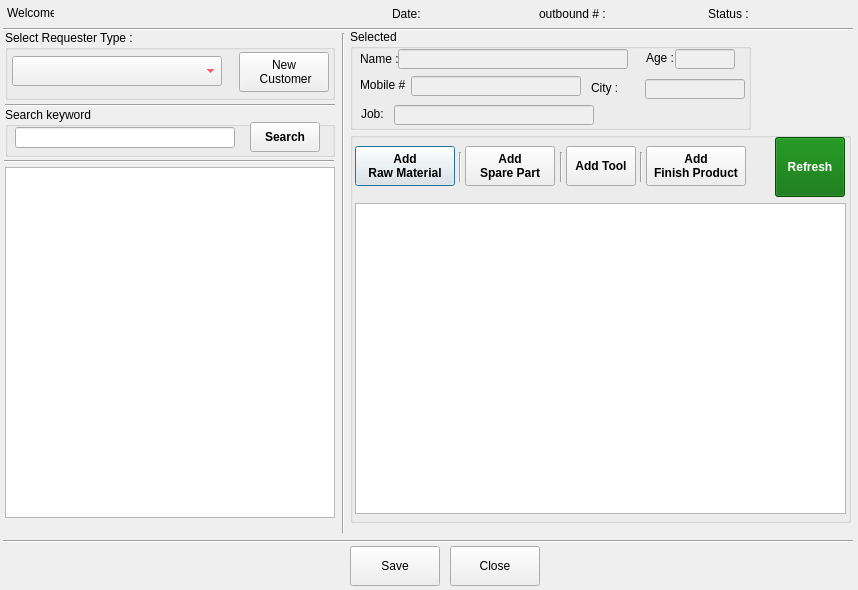
<?xml version="1.0" encoding="UTF-8"?>
<ui version="4.0">
 <class>createOBDialog</class>
 <widget class="QDialog" name="createOBDialog">
  <property name="geometry">
   <rect>
    <x>0</x>
    <y>0</y>
    <width>858</width>
    <height>590</height>
   </rect>
  </property>
  <property name="windowTitle">
   <string>Create Outbound</string>
  </property>
  <widget class="QLabel" name="label">
   <property name="geometry">
    <rect>
     <x>7</x>
     <y>3</y>
     <width>47</width>
     <height>20</height>
    </rect>
   </property>
   <property name="text">
    <string>Welcome, </string>
   </property>
  </widget>
  <widget class="QLabel" name="loggedUserlbl">
   <property name="geometry">
    <rect>
     <x>58</x>
     <y>4</y>
     <width>180</width>
     <height>20</height>
    </rect>
   </property>
   <property name="font">
    <font>
     <weight>75</weight>
     <bold>true</bold>
    </font>
   </property>
   <property name="text">
    <string/>
   </property>
  </widget>
  <widget class="Line" name="line">
   <property name="geometry">
    <rect>
     <x>3</x>
     <y>28</y>
     <width>850</width>
     <height>3</height>
    </rect>
   </property>
   <property name="orientation">
    <enum>Qt::Horizontal</enum>
   </property>
  </widget>
  <widget class="QGroupBox" name="bomgroupbox">
   <property name="enabled">
    <bool>true</bool>
   </property>
   <property name="geometry">
    <rect>
     <x>350</x>
     <y>132</y>
     <width>501</width>
     <height>391</height>
    </rect>
   </property>
   <property name="title">
    <string/>
   </property>
   <widget class="QPushButton" name="addNewRMbtn">
    <property name="geometry">
     <rect>
      <x>5</x>
      <y>14</y>
      <width>100</width>
      <height>40</height>
     </rect>
    </property>
    <property name="font">
     <font>
      <pointsize>9</pointsize>
      <weight>75</weight>
      <bold>true</bold>
     </font>
    </property>
    <property name="text">
     <string>Add 
Raw Material</string>
    </property>
   </widget>
   <widget class="QPushButton" name="addNewSPbtn">
    <property name="geometry">
     <rect>
      <x>115</x>
      <y>14</y>
      <width>90</width>
      <height>40</height>
     </rect>
    </property>
    <property name="font">
     <font>
      <pointsize>9</pointsize>
      <weight>75</weight>
      <bold>true</bold>
     </font>
    </property>
    <property name="text">
     <string>Add 
Spare Part</string>
    </property>
   </widget>
   <widget class="QTableView" name="protableView">
    <property name="geometry">
     <rect>
      <x>5</x>
      <y>71</y>
      <width>491</width>
      <height>311</height>
     </rect>
    </property>
    <property name="editTriggers">
     <set>QAbstractItemView::NoEditTriggers</set>
    </property>
    <property name="tabKeyNavigation">
     <bool>false</bool>
    </property>
    <property name="showDropIndicator" stdset="0">
     <bool>false</bool>
    </property>
    <property name="dragDropOverwriteMode">
     <bool>false</bool>
    </property>
    <property name="selectionMode">
     <enum>QAbstractItemView::SingleSelection</enum>
    </property>
    <property name="selectionBehavior">
     <enum>QAbstractItemView::SelectRows</enum>
    </property>
   </widget>
   <widget class="QPushButton" name="addNewTObtn">
    <property name="geometry">
     <rect>
      <x>216</x>
      <y>14</y>
      <width>70</width>
      <height>40</height>
     </rect>
    </property>
    <property name="font">
     <font>
      <pointsize>9</pointsize>
      <weight>75</weight>
      <bold>true</bold>
     </font>
    </property>
    <property name="text">
     <string>Add Tool</string>
    </property>
   </widget>
   <widget class="QPushButton" name="addNewFPbtn">
    <property name="geometry">
     <rect>
      <x>296</x>
      <y>14</y>
      <width>100</width>
      <height>40</height>
     </rect>
    </property>
    <property name="font">
     <font>
      <pointsize>9</pointsize>
      <weight>75</weight>
      <bold>true</bold>
     </font>
    </property>
    <property name="text">
     <string>Add 
Finish Product</string>
    </property>
   </widget>
   <widget class="Line" name="line_2">
    <property name="geometry">
     <rect>
      <x>109</x>
      <y>20</y>
      <width>3</width>
      <height>30</height>
     </rect>
    </property>
    <property name="orientation">
     <enum>Qt::Vertical</enum>
    </property>
   </widget>
   <widget class="Line" name="line_4">
    <property name="geometry">
     <rect>
      <x>210</x>
      <y>20</y>
      <width>3</width>
      <height>30</height>
     </rect>
    </property>
    <property name="orientation">
     <enum>Qt::Vertical</enum>
    </property>
   </widget>
   <widget class="Line" name="line_5">
    <property name="geometry">
     <rect>
      <x>290</x>
      <y>20</y>
      <width>3</width>
      <height>30</height>
     </rect>
    </property>
    <property name="orientation">
     <enum>Qt::Vertical</enum>
    </property>
   </widget>
   <widget class="QPushButton" name="refreshbtn">
    <property name="geometry">
     <rect>
      <x>425</x>
      <y>5</y>
      <width>70</width>
      <height>60</height>
     </rect>
    </property>
    <property name="font">
     <font>
      <pointsize>9</pointsize>
      <weight>75</weight>
      <bold>true</bold>
     </font>
    </property>
    <property name="styleSheet">
     <string notr="true">background-color: rgb(0, 108, 0);
color: rgb(255, 255, 255);</string>
    </property>
    <property name="text">
     <string>Refresh</string>
    </property>
   </widget>
  </widget>
  <widget class="QLabel" name="label_2">
   <property name="geometry">
    <rect>
     <x>392</x>
     <y>4</y>
     <width>30</width>
     <height>20</height>
    </rect>
   </property>
   <property name="text">
    <string>Date:</string>
   </property>
  </widget>
  <widget class="QLabel" name="nowdatelbl">
   <property name="geometry">
    <rect>
     <x>424</x>
     <y>4</y>
     <width>111</width>
     <height>20</height>
    </rect>
   </property>
   <property name="font">
    <font>
     <weight>75</weight>
     <bold>true</bold>
    </font>
   </property>
   <property name="text">
    <string/>
   </property>
  </widget>
  <widget class="QLabel" name="outboundnumlbl">
   <property name="geometry">
    <rect>
     <x>605</x>
     <y>4</y>
     <width>100</width>
     <height>20</height>
    </rect>
   </property>
   <property name="font">
    <font>
     <weight>75</weight>
     <bold>true</bold>
    </font>
   </property>
   <property name="text">
    <string/>
   </property>
  </widget>
  <widget class="QLabel" name="label_5">
   <property name="geometry">
    <rect>
     <x>539</x>
     <y>4</y>
     <width>70</width>
     <height>20</height>
    </rect>
   </property>
   <property name="text">
    <string>outbound # :</string>
   </property>
  </widget>
  <widget class="QLabel" name="label_6">
   <property name="geometry">
    <rect>
     <x>708</x>
     <y>4</y>
     <width>40</width>
     <height>20</height>
    </rect>
   </property>
   <property name="text">
    <string>Status :</string>
   </property>
  </widget>
  <widget class="QLabel" name="outboundstatuslbl">
   <property name="geometry">
    <rect>
     <x>746</x>
     <y>4</y>
     <width>101</width>
     <height>20</height>
    </rect>
   </property>
   <property name="font">
    <font>
     <weight>75</weight>
     <bold>true</bold>
    </font>
   </property>
   <property name="text">
    <string/>
   </property>
  </widget>
  <widget class="Line" name="line_7">
   <property name="geometry">
    <rect>
     <x>3</x>
     <y>540</y>
     <width>850</width>
     <height>3</height>
    </rect>
   </property>
   <property name="orientation">
    <enum>Qt::Horizontal</enum>
   </property>
  </widget>
  <widget class="QPushButton" name="savebtn">
   <property name="geometry">
    <rect>
     <x>350</x>
     <y>546</y>
     <width>90</width>
     <height>40</height>
    </rect>
   </property>
   <property name="text">
    <string>Save</string>
   </property>
  </widget>
  <widget class="QPushButton" name="closebtn">
   <property name="geometry">
    <rect>
     <x>450</x>
     <y>546</y>
     <width>90</width>
     <height>40</height>
    </rect>
   </property>
   <property name="text">
    <string>Close</string>
   </property>
  </widget>
  <widget class="QGroupBox" name="searchresultgbox">
   <property name="geometry">
    <rect>
     <x>350</x>
     <y>29</y>
     <width>401</width>
     <height>101</height>
    </rect>
   </property>
   <property name="title">
    <string>Selected </string>
   </property>
   <widget class="QLabel" name="label_8">
    <property name="geometry">
     <rect>
      <x>10</x>
      <y>20</y>
      <width>47</width>
      <height>20</height>
     </rect>
    </property>
    <property name="text">
     <string>Name :</string>
    </property>
   </widget>
   <widget class="QLineEdit" name="nameled">
    <property name="enabled">
     <bool>false</bool>
    </property>
    <property name="geometry">
     <rect>
      <x>48</x>
      <y>20</y>
      <width>230</width>
      <height>20</height>
     </rect>
    </property>
    <property name="font">
     <font>
      <pointsize>9</pointsize>
      <weight>75</weight>
      <bold>true</bold>
     </font>
    </property>
    <property name="styleSheet">
     <string notr="true">color: rgb(255, 0, 0);</string>
    </property>
   </widget>
   <widget class="QLineEdit" name="mobnumled">
    <property name="enabled">
     <bool>false</bool>
    </property>
    <property name="geometry">
     <rect>
      <x>61</x>
      <y>47</y>
      <width>170</width>
      <height>20</height>
     </rect>
    </property>
    <property name="font">
     <font>
      <pointsize>9</pointsize>
      <weight>75</weight>
      <bold>true</bold>
     </font>
    </property>
    <property name="styleSheet">
     <string notr="true">color: rgb(255, 0, 0);</string>
    </property>
   </widget>
   <widget class="QLabel" name="label_9">
    <property name="geometry">
     <rect>
      <x>10</x>
      <y>46</y>
      <width>47</width>
      <height>20</height>
     </rect>
    </property>
    <property name="text">
     <string>Mobile # :</string>
    </property>
   </widget>
   <widget class="QLineEdit" name="cityled">
    <property name="enabled">
     <bool>false</bool>
    </property>
    <property name="geometry">
     <rect>
      <x>295</x>
      <y>50</y>
      <width>100</width>
      <height>20</height>
     </rect>
    </property>
    <property name="font">
     <font>
      <pointsize>9</pointsize>
      <weight>75</weight>
      <bold>true</bold>
     </font>
    </property>
    <property name="styleSheet">
     <string notr="true">color: rgb(255, 0, 0);</string>
    </property>
   </widget>
   <widget class="QLabel" name="citylbl">
    <property name="geometry">
     <rect>
      <x>241</x>
      <y>49</y>
      <width>61</width>
      <height>20</height>
     </rect>
    </property>
    <property name="text">
     <string>City :</string>
    </property>
   </widget>
   <widget class="QLabel" name="joblbl">
    <property name="geometry">
     <rect>
      <x>11</x>
      <y>75</y>
      <width>30</width>
      <height>20</height>
     </rect>
    </property>
    <property name="text">
     <string>Job:</string>
    </property>
   </widget>
   <widget class="QLineEdit" name="jobled">
    <property name="enabled">
     <bool>false</bool>
    </property>
    <property name="geometry">
     <rect>
      <x>44</x>
      <y>76</y>
      <width>200</width>
      <height>20</height>
     </rect>
    </property>
    <property name="font">
     <font>
      <pointsize>9</pointsize>
      <weight>75</weight>
      <bold>true</bold>
     </font>
    </property>
    <property name="styleSheet">
     <string notr="true">color: rgb(255, 0, 0);</string>
    </property>
   </widget>
   <widget class="QLineEdit" name="ageled">
    <property name="enabled">
     <bool>false</bool>
    </property>
    <property name="geometry">
     <rect>
      <x>325</x>
      <y>20</y>
      <width>60</width>
      <height>20</height>
     </rect>
    </property>
    <property name="font">
     <font>
      <pointsize>9</pointsize>
      <weight>75</weight>
      <bold>true</bold>
     </font>
    </property>
    <property name="styleSheet">
     <string notr="true">color: rgb(255, 0, 0);</string>
    </property>
   </widget>
   <widget class="QLabel" name="label_12">
    <property name="geometry">
     <rect>
      <x>296</x>
      <y>19</y>
      <width>30</width>
      <height>20</height>
     </rect>
    </property>
    <property name="text">
     <string>Age :</string>
    </property>
   </widget>
  </widget>
  <widget class="QGroupBox" name="groupBox_2">
   <property name="geometry">
    <rect>
     <x>5</x>
     <y>30</y>
     <width>330</width>
     <height>70</height>
    </rect>
   </property>
   <property name="title">
    <string>Select Requester Type :</string>
   </property>
   <widget class="QComboBox" name="reqTypecomboBox">
    <property name="geometry">
     <rect>
      <x>7</x>
      <y>26</y>
      <width>210</width>
      <height>30</height>
     </rect>
    </property>
    <property name="font">
     <font>
      <pointsize>10</pointsize>
      <weight>75</weight>
      <italic>false</italic>
      <bold>true</bold>
      <underline>false</underline>
     </font>
    </property>
    <property name="styleSheet">
     <string notr="true">color: rgb(255, 0, 0);</string>
    </property>
    <item>
     <property name="text">
      <string/>
     </property>
    </item>
    <item>
     <property name="text">
      <string>Employee</string>
     </property>
    </item>
    <item>
     <property name="text">
      <string>Customer</string>
     </property>
    </item>
   </widget>
   <widget class="QPushButton" name="newCustbtn">
    <property name="geometry">
     <rect>
      <x>234</x>
      <y>22</y>
      <width>90</width>
      <height>40</height>
     </rect>
    </property>
    <property name="text">
     <string>New
 Customer</string>
    </property>
   </widget>
  </widget>
  <widget class="Line" name="line_6">
   <property name="geometry">
    <rect>
     <x>342</x>
     <y>33</y>
     <width>3</width>
     <height>500</height>
    </rect>
   </property>
   <property name="orientation">
    <enum>Qt::Vertical</enum>
   </property>
  </widget>
  <widget class="Line" name="line_8">
   <property name="geometry">
    <rect>
     <x>5</x>
     <y>100</y>
     <width>330</width>
     <height>10</height>
    </rect>
   </property>
   <property name="orientation">
    <enum>Qt::Horizontal</enum>
   </property>
  </widget>
  <widget class="QGroupBox" name="groupBox_3">
   <property name="geometry">
    <rect>
     <x>5</x>
     <y>107</y>
     <width>330</width>
     <height>50</height>
    </rect>
   </property>
   <property name="title">
    <string>Search keyword</string>
   </property>
   <widget class="QLineEdit" name="searchled">
    <property name="geometry">
     <rect>
      <x>10</x>
      <y>20</y>
      <width>220</width>
      <height>21</height>
     </rect>
    </property>
   </widget>
   <widget class="QPushButton" name="searchbtn">
    <property name="geometry">
     <rect>
      <x>245</x>
      <y>15</y>
      <width>70</width>
      <height>30</height>
     </rect>
    </property>
    <property name="font">
     <font>
      <weight>75</weight>
      <bold>true</bold>
     </font>
    </property>
    <property name="text">
     <string>Search</string>
    </property>
   </widget>
  </widget>
  <widget class="Line" name="line_9">
   <property name="geometry">
    <rect>
     <x>4</x>
     <y>156</y>
     <width>330</width>
     <height>10</height>
    </rect>
   </property>
   <property name="orientation">
    <enum>Qt::Horizontal</enum>
   </property>
  </widget>
  <widget class="QListWidget" name="rqulistWidget">
   <property name="geometry">
    <rect>
     <x>5</x>
     <y>167</y>
     <width>330</width>
     <height>351</height>
    </rect>
   </property>
  </widget>
 </widget>
 <resources/>
 <connections/>
</ui>
